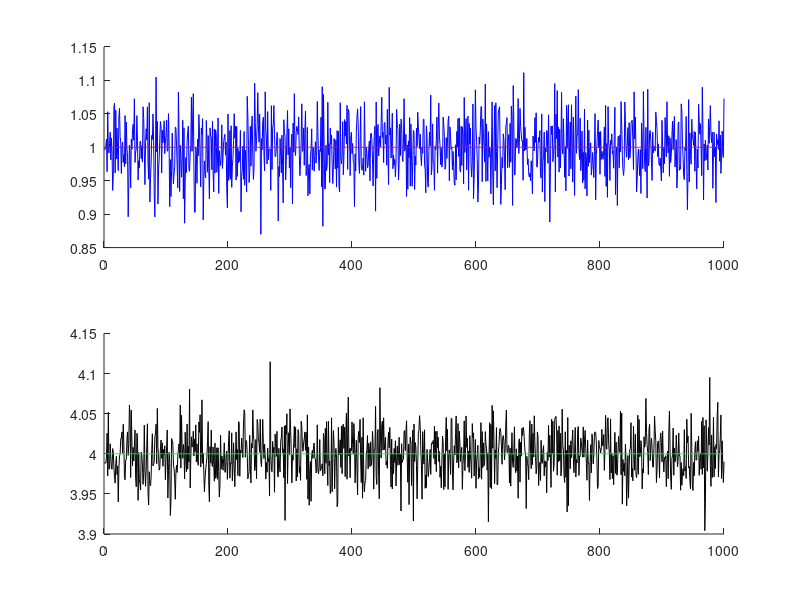
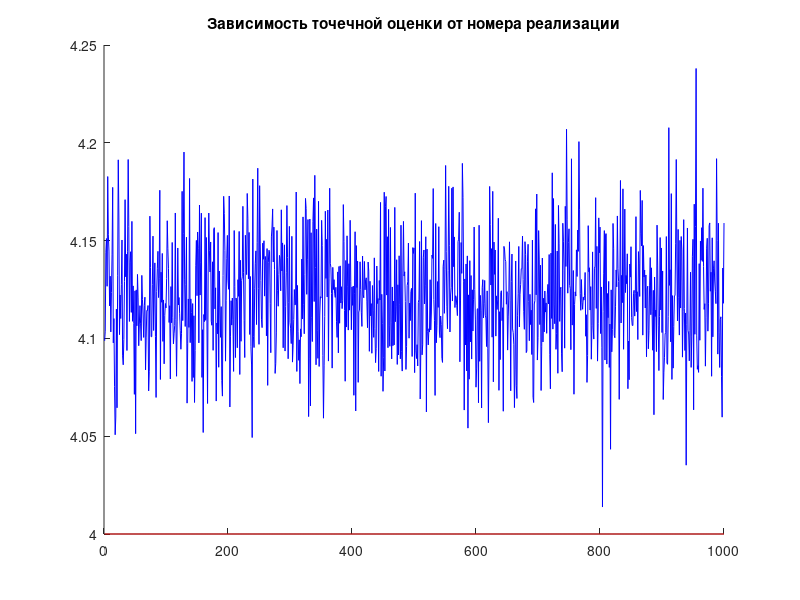
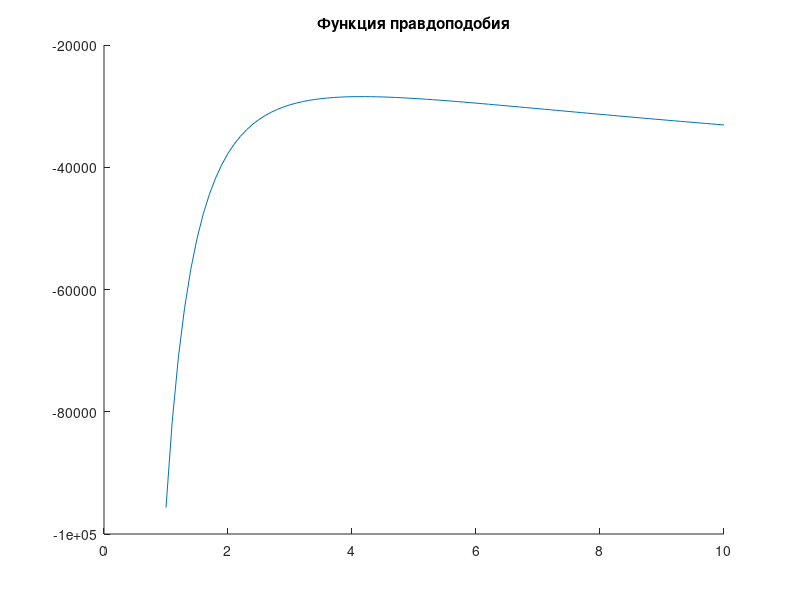
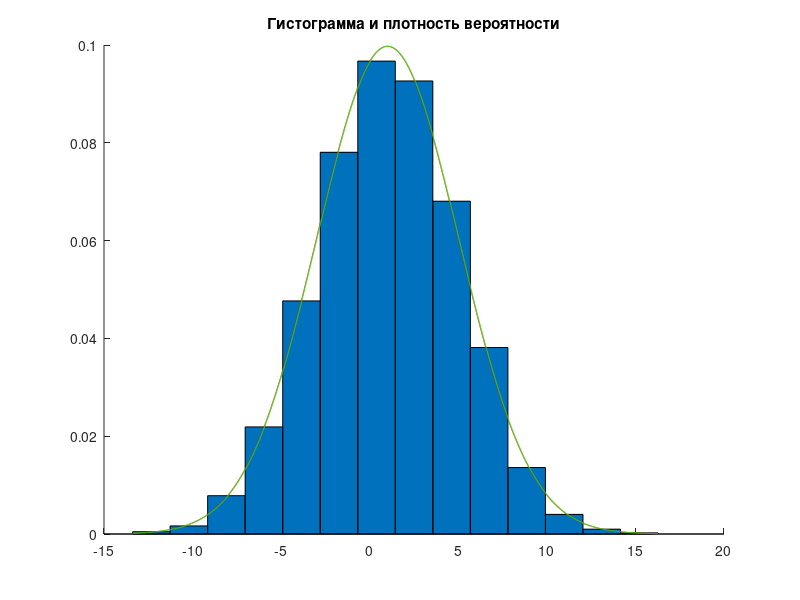

Reproduce these figures in MATLAB, in order.
clear
clc
%-----1----—
N=10000;
MU=1;
SIGMA=4;
X = random('Normal',MU,SIGMA,N,1);
%-----2---—
%-----2.1--— метод моментов
M=1000;
NN=10000;
for i=1:M
xx1=random('Normal',MU,SIGMA,NN,1);
mus(i)=MU; %точное значение параметра
sigmas(i)=SIGMA; %точное значение параметра
mu(i)=mean(xx1); %по методу моментов параметр = мат ожиданию
sigma(i)=sqrt(var(xx1)); %по методу моментов дисперсия = сигма^2
x_1(i)=i;
end
figure(1);
subplot(2,1,1);
hold all;
plot(mu,'blue');
plot(x_1,mus,'red');
subplot(2,1,2);
hold all;
plot(sigma,'black');
plot(x_1,sigmas,'green');
%----2.2--— метод максимального правдоподобия
for i=1:M
X2_2=random('Normal',MU,SIGMA,NN,1);
func= @(x,sigma) -log(sigma)-log(2*pi)/2-((x-2).^2/(2*sigma^2)); %логарифм от функции правдоподбия
func_pr= @(sigma) sum(func(X2_2,sigma)); %логарифм от функции правдоподбия для всей выборки
func_pr2=@(sigma) -func_pr(sigma); %переворачиваем функцию и находим минимум
ocenka_max_p(i)=fminbnd(func_pr2,0,10);
end
figure(2);
hold all;
title('Зависимость точечной оценки от номера реализации');
plot(ocenka_max_p,'blue');
plot(x_1,sigmas,'red');
hold off;
figure(3);
hold all
title('Функция правдоподобия');
Y=(1:0.1:10);
for i=1:91
m(i)=func_pr(Y(i));
end
hold all;
plot(Y,m);
%----2.3--—
sum_ocenka_mu=sum(mu)/NN;
smesh_ocenka=sum_ocenka_mu-MU;
disp=sum((mu-sum_ocenka_mu).^2)/NN;
rass=sum((mu-MU).^2)/NN;
%----3---—
figure(4);
hold all;
N1=10000;
X_max=max(X);
X_min=min(X);
r=floor(log2(N1))+1;%r- количество столбцов
h=(X_max-X_min)/r;%ширина каждого столбика
%массив границ
for i=1:(r+1)
z(i)=X_min+(i-1)*h;% массив из границ интервалов
end
%массив серединок
z1=z+h/2;%середины интервалов полученные из границ интервалов
z2=z1(1:r);%чтобы не попасть в "пустоту"
U=hist(X,z2);%U - массив частот для каждого интервала, середины которых в z2
bar(z2,U/(h*N1),1);% гистограмма относительных частот
%плотность вероятности
h1=(X_max-X_min)/N1;
for i=1:N1 %цикл от1 до N
xx(i)=X_min+(i-1)*h1;% массив из N точек от мин до макс
end
for i=1:N1
muu=mean(X);
end
summu=sum(muu);
title('Гистограмма и плотность вероятности')
f=pdf('Normal',xx,MU,SIGMA);
f1=pdf('Normal',xx,summu,SIGMA);
hold on
plot(xx,f,'red');
plot(xx,f1,'green')
%----4---—
figure(5);
hold all;
F_teor = cdf ('Normal',xx,MU,SIGMA);
F_teor_1=cdf('Normal',xx,summu,SIGMA);
plot(xx,F_teor,'green');
plot(xx,F_teor_1,'blue');
ecdf(X);% "Эмпирическая по негруппированным